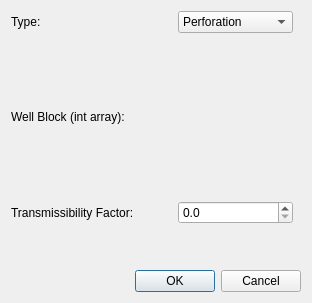
<?xml version="1.0" encoding="UTF-8"?>
<ui version="4.0">
 <class>ModWellCompletionsDialog</class>
 <widget class="QDialog" name="ModWellCompletionsDialog">
  <property name="geometry">
   <rect>
    <x>0</x>
    <y>0</y>
    <width>312</width>
    <height>303</height>
   </rect>
  </property>
  <property name="windowTitle">
   <string>Dialog</string>
  </property>
  <layout class="QVBoxLayout" name="verticalLayout_2">
   <item>
    <layout class="QHBoxLayout" name="horizontalLayout_4">
     <item>
      <layout class="QVBoxLayout" name="verticalLayout">
       <item>
        <layout class="QHBoxLayout" name="horizontalLayout">
         <item>
          <widget class="QLabel" name="label">
           <property name="minimumSize">
            <size>
             <width>161</width>
             <height>0</height>
            </size>
           </property>
           <property name="text">
            <string>Type:</string>
           </property>
          </widget>
         </item>
         <item>
          <widget class="QComboBox" name="comboBox">
           <property name="minimumSize">
            <size>
             <width>115</width>
             <height>0</height>
            </size>
           </property>
           <item>
            <property name="text">
             <string>Perforation</string>
            </property>
           </item>
          </widget>
         </item>
        </layout>
       </item>
       <item>
        <layout class="QHBoxLayout" name="horizontalLayout_2">
         <item>
          <widget class="QLabel" name="label_2">
           <property name="minimumSize">
            <size>
             <width>161</width>
             <height>0</height>
            </size>
           </property>
           <property name="text">
            <string>Well Block (int array):</string>
           </property>
          </widget>
         </item>
         <item>
          <spacer name="horizontalSpacer_2">
           <property name="orientation">
            <enum>Qt::Horizontal</enum>
           </property>
           <property name="sizeHint" stdset="0">
            <size>
             <width>40</width>
             <height>20</height>
            </size>
           </property>
          </spacer>
         </item>
        </layout>
       </item>
       <item>
        <layout class="QHBoxLayout" name="horizontalLayout_3">
         <item>
          <widget class="QLabel" name="label_3">
           <property name="minimumSize">
            <size>
             <width>161</width>
             <height>0</height>
            </size>
           </property>
           <property name="text">
            <string>Transmissibility Factor:</string>
           </property>
          </widget>
         </item>
         <item>
          <widget class="QDoubleSpinBox" name="doubleSpinBox">
           <property name="decimals">
            <number>1</number>
           </property>
           <property name="singleStep">
            <double>0.500000000000000</double>
           </property>
          </widget>
         </item>
        </layout>
       </item>
      </layout>
     </item>
     <item>
      <spacer name="horizontalSpacer">
       <property name="orientation">
        <enum>Qt::Horizontal</enum>
       </property>
       <property name="sizeHint" stdset="0">
        <size>
         <width>40</width>
         <height>20</height>
        </size>
       </property>
      </spacer>
     </item>
    </layout>
   </item>
   <item>
    <spacer name="verticalSpacer">
     <property name="orientation">
      <enum>Qt::Vertical</enum>
     </property>
     <property name="sizeType">
      <enum>QSizePolicy::Fixed</enum>
     </property>
     <property name="sizeHint" stdset="0">
      <size>
       <width>20</width>
       <height>40</height>
      </size>
     </property>
    </spacer>
   </item>
   <item>
    <widget class="QDialogButtonBox" name="modWellCompletionButtonBox">
     <property name="orientation">
      <enum>Qt::Horizontal</enum>
     </property>
     <property name="standardButtons">
      <set>QDialogButtonBox::Cancel|QDialogButtonBox::Ok</set>
     </property>
    </widget>
   </item>
  </layout>
 </widget>
 <resources/>
 <connections>
  <connection>
   <sender>modWellCompletionButtonBox</sender>
   <signal>accepted()</signal>
   <receiver>ModWellCompletionsDialog</receiver>
   <slot>accept()</slot>
   <hints>
    <hint type="sourcelabel">
     <x>248</x>
     <y>254</y>
    </hint>
    <hint type="destinationlabel">
     <x>157</x>
     <y>274</y>
    </hint>
   </hints>
  </connection>
  <connection>
   <sender>modWellCompletionButtonBox</sender>
   <signal>rejected()</signal>
   <receiver>ModWellCompletionsDialog</receiver>
   <slot>reject()</slot>
   <hints>
    <hint type="sourcelabel">
     <x>316</x>
     <y>260</y>
    </hint>
    <hint type="destinationlabel">
     <x>286</x>
     <y>274</y>
    </hint>
   </hints>
  </connection>
 </connections>
</ui>
